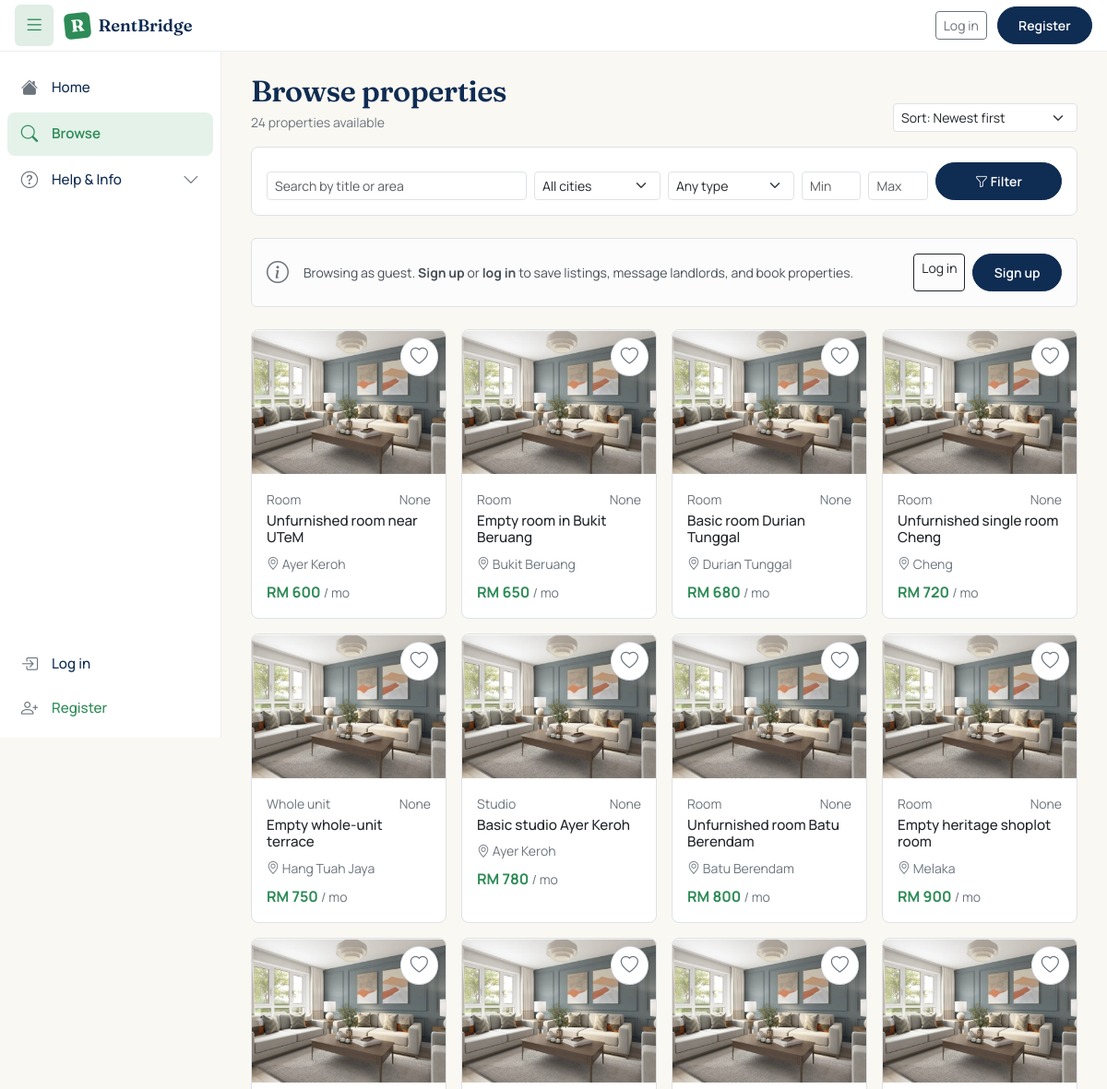
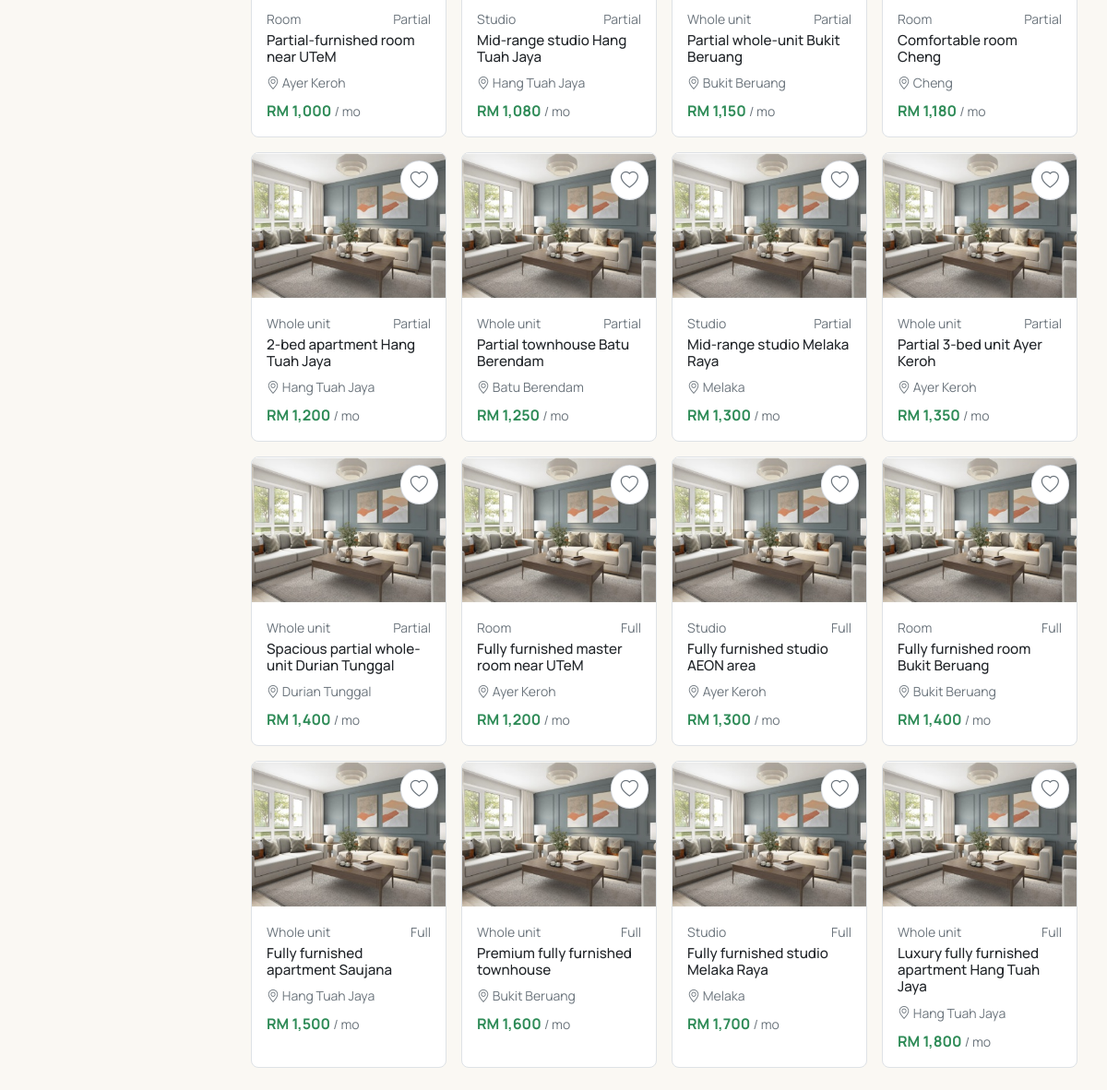
Screenshot of /listings.php with the database file from the repository (2 pictures, top to bottom).
### tables this page shows
CREATE TABLE `properties` (
  `id` int(11) NOT NULL,
  `landlord_id` int(11) NOT NULL,
  `title` varchar(150) NOT NULL,
  `property_type` enum('room','studio','whole_unit') NOT NULL,
  `address` text NOT NULL,
  `city` varchar(80) NOT NULL,
  `postcode` varchar(10) NOT NULL,
  `state` varchar(50) NOT NULL DEFAULT 'Melaka',
  `latitude` decimal(10,7) DEFAULT NULL,
  `longitude` decimal(10,7) DEFAULT NULL,
  `maps_url` varchar(500) DEFAULT NULL,
  `monthly_rent` decimal(8,2) NOT NULL,
  `deposit` decimal(8,2) NOT NULL DEFAULT 0.00,
  `description` text DEFAULT NULL,
  `facilities` text DEFAULT NULL,
  `furnishing` enum('none','partial','full') NOT NULL DEFAULT 'partial',
  `status` enum('pending_approval','available','booked','rented','hidden','rejected') NOT NULL DEFAULT 'pending_approval',
  `viewing_mode` enum('landlord_led','agent_led','either') NOT NULL DEFAULT 'either',
  `agent_verified_at` timestamp NULL DEFAULT NULL,
  `agent_verified_by` int(11) DEFAULT NULL,
  `created_at` timestamp NOT NULL DEFAULT current_timestamp(),
  `updated_at` timestamp NOT NULL DEFAULT current_timestamp() ON UPDATE current_timestamp()
);

### includes/auth.php (called while the page is built, shortened)
<?php
function e(?string $value): string {
    return htmlspecialchars($value ?? '', ENT_QUOTES | ENT_HTML5, 'UTF-8');
}
function is_logged_in(): bool {
    return isset($_SESSION['user_id']);
}

### listings.php (the view, shortened to what this page needs)
<?php
require_once __DIR__ . '/includes/auth.php';
require_once __DIR__ . '/includes/saved.php';
require_once __DIR__ . '/includes/save_button.php';
$savedMap = [];
$pdo = db();
$searchQuery = trim($_GET['q'] ?? '');
$filterMin   = trim($_GET['min_rent'] ?? '');
$filterMax   = trim($_GET['max_rent'] ?? '');
$sortBy      = $_GET['sort'] ?? 'recent';
$where = "p.status = 'available'";
$params = [];
$orderBy = match($sortBy) {
    'price_asc'  => 'p.monthly_rent ASC',
    'price_desc' => 'p.monthly_rent DESC',
    'verified'   => 'p.agent_verified_at DESC, p.created_at DESC',
    default      => 'p.created_at DESC',
};
$stmt = $pdo->prepare("
    SELECT p.*,
           (SELECT image_path FROM property_images
             WHERE property_id = p.id ORDER BY is_primary DESC, id LIMIT 1) AS image_path
      FROM properties p
     WHERE $where
     ORDER BY $orderBy
");
$stmt->execute($params);
$properties = $stmt->fetchAll();
?>
<div class="d-flex justify-content-between align-items-end mb-3 flex-wrap gap-2">
    <div>
        <h2 class="mb-1" style="font-family:'Fraunces',serif;">Browse properties</h2>
        <p class="text-secondary mb-0 small">
            <?= count($properties) ?> propert<?= count($properties)===1?'y':'ies' ?> available
        </p>
    </div>
    <select name="sort" class="form-select form-select-sm" style="max-width:200px;"
            onchange="window.location='?<?= http_build_query(array_filter(array_merge($_GET, ['sort' => '__SORT__']))) ?>'.replace('__SORT__', this.value)">
        <option value="recent"     <?= $sortBy==='recent'?'selected':'' ?>>Sort: Newest first</option>
    </select>
</div>
<form method="GET" class="bg-white border rounded-3 p-3 mb-4">
    <div class="row g-2 align-items-end">
        <div class="col-md-4">
            <input type="text" name="q" value="<?= e($searchQuery) ?>"
                   class="form-control form-control-sm" placeholder="Search by title or area">
        </div>
        <div class="col-md-2">
            <select name="city" class="form-select form-select-sm">
                <option value="">All cities</option>
            </select>
        </div>
        <div class="col-md-2">
            <select name="type" class="form-select form-select-sm">
                <option value="">Any type</option>
            </select>
        </div>
        <div class="col-md-1">
            <input type="number" name="min_rent" value="<?= e($filterMin) ?>"
                   class="form-control form-control-sm" placeholder="Min" step="50">
        </div>
        <div class="col-md-1">
            <input type="number" name="max_rent" value="<?= e($filterMax) ?>"
                   class="form-control form-control-sm" placeholder="Max" step="50">
        </div>
        <div class="col-md-2 d-flex gap-2">
            <button type="submit" class="btn btn-sm btn-primary flex-fill">
                <i class="bi bi-funnel"></i> Filter
            </button>
        </div>
    </div>
</form>
<?php if (!is_logged_in()): ?>
<div class="alert alert-light border d-flex gap-3 align-items-center mb-4 small">
    <i class="bi bi-info-circle text-secondary fs-4"></i>
    <div class="flex-grow-1">
        Browsing as guest. <strong>Sign up</strong> or <strong>log in</strong>
        to save listings, message landlords, and book properties.
    </div>
    <div class="d-flex gap-2">
        <a href="/rentbridge/auth/login.php" class="btn btn-sm btn-outline-dark">Log in</a>
        <a href="/rentbridge/auth/register_student.php" class="btn btn-sm btn-primary">Sign up</a>
    </div>
</div>
<?php endif; ?>
<?php if (empty($properties)): ?>
    <div class="text-center py-5 bg-white rounded-3 border">
        <i class="bi bi-house" style="font-size: 3rem; color: rgba(15,44,82,0.15);"></i>
        <h4 class="mt-3">No properties match your filters</h4>
        <p class="text-secondary small">Try clearing some filters or broadening your search.</p>
        <a href="/rentbridge/listings.php" class="btn btn-outline-dark mt-2">
            Clear all filters
        </a>
    </div>
<?php else: ?>
    <div class="row g-3">
        <?php foreach ($properties as $p): ?>
            <div class="col-md-6 col-lg-4 col-xl-3">
                <a href="/rentbridge/property.php?id=<?= (int)$p['id'] ?>"
                   class="text-decoration-none text-dark">
                    <div class="bg-white border rounded-3 overflow-hidden h-100"
                         style="transition: transform 0.15s, box-shadow 0.15s;"
                         onmouseover="this.style.transform='translateY(-2px)';this.style.boxShadow='0 4px 12px rgba(15,44,82,0.08)'"
                         onmouseout="this.style.transform='';this.style.boxShadow=''">
                        <div style="aspect-ratio: 4/3; background: linear-gradient(135deg,#E6ECF4,#E4F2EA); position:relative;">
                            <?php if (!empty($p['image_path'])): ?>
                                <img src="/rentbridge/<?= e($p['image_path']) ?>"
                                     style="width:100%; height:100%; object-fit:cover;" alt="">
                            <?php endif; ?>
                                <?php render_save_button((int)$p['id'], isset($savedMap[$p['id']]), 'md', 'overlay'); ?>
                        </div>
                        <div class="p-3">
                            <div class="d-flex justify-content-between mb-1">
                                <small class="text-secondary">
                                    <?= e(ucfirst(str_replace('_',' ', $p['property_type']))) ?>
                                </small>
                                <small class="text-secondary">
                                    <?= e(ucfirst($p['furnishing'])) ?>
                                </small>
                            </div>
                            <h6 class="mb-2" style="font-size:0.95rem;"><?= e($p['title']) ?></h6>
                            <div class="small text-secondary mb-2">
                                <i class="bi bi-geo-alt"></i> <?= e($p['city']) ?>
                            </div>
                            <div class="d-flex justify-content-between align-items-center">
                                <div>
                                    <strong class="text-emerald">RM <?= number_format((float)$p['monthly_rent']) ?></strong>
                                    <small class="text-secondary">/ mo</small>
                                </div>
                            </div>
                        </div>
                    </div>
                </a>
            </div>
        <?php endforeach; ?>
    </div>
<?php endif; ?>
<?php
if (is_logged_in()) {
    $role = current_role();
    $layoutFile = match($role) {
        'student'  => 'student_layout.php',
        'landlord' => 'landlord_layout.php',
        'agent'    => 'agent_layout.php',
        'admin'    => 'admin_layout.php',
        default    => 'public_layout.php',
    };
    require __DIR__ . '/includes/' . $layoutFile;
} else {
    require __DIR__ . '/includes/public_layout.php';
}

### includes/save_button.php (shortened to what this page needs)
<?php
function render_save_button(int $propertyId, bool $isSaved = false, string $size = 'md', string $position = 'inline'): void {
    $iconSize = match($size) {
        'sm' => '1rem',
        'lg' => '1.5rem',
        default => '1.2rem',
    };
    $btnPadding = match($size) {
        'sm' => '4px 8px',
        'lg' => '10px 14px',
        default => '6px 10px',
    };
    $positionStyle = $position === 'overlay'
        ? 'position:absolute; top:8px; right:8px; z-index:5; background:rgba(255,255,255,0.95); backdrop-filter: blur(4px);'
        : '';
    $isLoggedIn = function_exists('is_logged_in') && is_logged_in();
    ?>
    <button type="button"
            class="save-property-btn btn"
            data-property-id="<?= (int)$propertyId ?>"
            data-saved="<?= $isSaved ? '1' : '0' ?>"
            data-logged-in="<?= $isLoggedIn ? '1' : '0' ?>"
            title="<?= $isSaved ? 'Remove from saved' : 'Save this property' ?>"
            aria-label="<?= $isSaved ? 'Remove from saved' : 'Save this property' ?>"
            style="<?= $positionStyle ?> padding: <?= $btnPadding ?>; border: 1px solid rgba(15,44,82,0.15); background: white; border-radius: 999px; transition: all 0.15s; cursor: pointer;">
        <i class="bi <?= $isSaved ? 'bi-heart-fill text-danger' : 'bi-heart text-secondary' ?>"
           style="font-size: <?= $iconSize ?>;"></i>
    </button>
    <?php
}
    ?>

### rows the page displays
properties: property_type "Room", furnishing "None", title "Unfurnished room near UTeM", city "Ayer Keroh", monthly_rent "600"
properties: property_type "Room", furnishing "None", title "Empty room in Bukit Beruang", city "Bukit Beruang", monthly_rent "650"
properties: property_type "Room", furnishing "None", title "Basic room Durian Tunggal", city "Durian Tunggal", monthly_rent "680"
properties: property_type "Room", furnishing "None", title "Unfurnished single room Cheng", city "Cheng", monthly_rent "720"
properties: property_type "Whole unit", furnishing "None", title "Empty whole-unit terrace", city "Hang Tuah Jaya", monthly_rent "750"
properties: property_type "Studio", furnishing "None", title "Basic studio Ayer Keroh", city "Ayer Keroh", monthly_rent "780"
properties: property_type "Room", furnishing "None", title "Unfurnished room Batu Berendam", city "Batu Berendam", monthly_rent "800"
properties: property_type "Room", furnishing "None", title "Empty heritage shoplot room", city "Melaka", monthly_rent "900"
properties: property_type "Room", furnishing "Partial", title "Partial-furnished room near UTeM", city "Ayer Keroh", monthly_rent "1,000"
properties: property_type "Studio", furnishing "Partial", title "Mid-range studio Hang Tuah Jaya", city "Hang Tuah Jaya", monthly_rent "1,080"
properties: property_type "Whole unit", furnishing "Partial", title "Partial whole-unit Bukit Beruang", city "Bukit Beruang", monthly_rent "1,150"
properties: property_type "Room", furnishing "Partial", title "Comfortable room Cheng", city "Cheng", monthly_rent "1,180"
properties: property_type "Whole unit", furnishing "Partial", title "2-bed apartment Hang Tuah Jaya", city "Hang Tuah Jaya", monthly_rent "1,200"
properties: property_type "Whole unit", furnishing "Partial", title "Partial townhouse Batu Berendam", city "Batu Berendam", monthly_rent "1,250"
properties: property_type "Studio", furnishing "Partial", title "Mid-range studio Melaka Raya", city "Melaka", monthly_rent "1,300"
properties: property_type "Whole unit", furnishing "Partial", title "Partial 3-bed unit Ayer Keroh", city "Ayer Keroh", monthly_rent "1,350"
properties: property_type "Whole unit", furnishing "Partial", title "Spacious partial whole-unit Durian Tunggal", city "Durian Tunggal", monthly_rent "1,400"
properties: property_type "Room", furnishing "Full", title "Fully furnished master room near UTeM", city "Ayer Keroh", monthly_rent "1,200"
properties: property_type "Studio", furnishing "Full", title "Fully furnished studio AEON area", city "Ayer Keroh", monthly_rent "1,300"
properties: property_type "Room", furnishing "Full", title "Fully furnished room Bukit Beruang", city "Bukit Beruang", monthly_rent "1,400"
properties: property_type "Whole unit", furnishing "Full", title "Fully furnished apartment Saujana", city "Hang Tuah Jaya", monthly_rent "1,500"
properties: property_type "Whole unit", furnishing "Full", title "Premium fully furnished townhouse", city "Bukit Beruang", monthly_rent "1,600"
properties: property_type "Studio", furnishing "Full", title "Fully furnished studio Melaka Raya", city "Melaka", monthly_rent "1,700"
properties: property_type "Whole unit", furnishing "Full", title "Luxury fully furnished apartment Hang Tuah Jaya", city "Hang Tuah Jaya", monthly_rent "1,800"

### other values shown
count($properties) "24"
